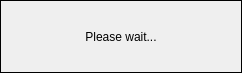
<?xml version="1.0" encoding="UTF-8"?>
<ui version="4.0">
 <class>FormLoader</class>
 <widget class="QWidget" name="FormLoader">
  <property name="windowModality">
   <enum>Qt::ApplicationModal</enum>
  </property>
  <property name="geometry">
   <rect>
    <x>0</x>
    <y>0</y>
    <width>242</width>
    <height>73</height>
   </rect>
  </property>
  <property name="windowTitle">
   <string>Form</string>
  </property>
  <layout class="QVBoxLayout" name="verticalLayout">
   <property name="spacing">
    <number>0</number>
   </property>
   <property name="leftMargin">
    <number>0</number>
   </property>
   <property name="topMargin">
    <number>0</number>
   </property>
   <property name="rightMargin">
    <number>0</number>
   </property>
   <property name="bottomMargin">
    <number>0</number>
   </property>
   <item>
    <widget class="QLabel" name="label">
     <property name="enabled">
      <bool>true</bool>
     </property>
     <property name="frameShape">
      <enum>QFrame::Box</enum>
     </property>
     <property name="text">
      <string>Please wait...</string>
     </property>
     <property name="alignment">
      <set>Qt::AlignCenter</set>
     </property>
    </widget>
   </item>
  </layout>
 </widget>
 <resources/>
 <connections/>
</ui>
